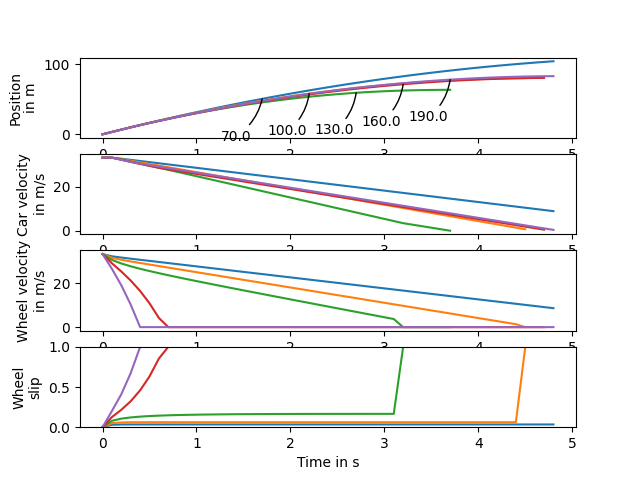

Python code for this plot:
# Uses the Backward Euler Method to model the wheel rim velocity for one corner of a 
# car.  Then uses the Newton-Raphson Method in the solver provided to solve this 
# implicit equation.  


import matplotlib.pyplot as plt
import numpy
import math

## Change h from 0.01 to 0.1 for submitting
h = 0.1 # s
mass_quarter_car = 250. # kg
mass_effective_wheel = 20. # kg
g = 9.81 # m / s2

end_time = 5. # s
num_steps = int(end_time / h)

def friction_coeff(slip):
    return 1.1 * (1. - math.exp(-20. * slip)) - 0.4 * slip

def solve(w1, c, d, f, k): # returns the solution w2
    if k >= 0.: # don't spin the wheel backward!
        return 0.
    else: # implement Newton-Raphson
        w_old = w1
        done = False           
        while not done:
            w_new = w_old - (c * w_old + d * math.exp(f * w_old) + k) / (c + d * f * math.exp(f * w_old))
            done = (math.fabs(w_new - w_old) < math.fabs(w_new + w_old) * 1e-12) 
            w_old = w_new
        return w_new

def wheel_slip():
    w = numpy.zeros(num_steps + 1) # m / s
    v = numpy.zeros(num_steps + 1) # m / s
    x = numpy.zeros(num_steps + 1) # m
    times = h * numpy.array(range(num_steps + 1))

    axes_x = plt.subplot(411)
    axes_v = plt.subplot(412)
    axes_w = plt.subplot(413)
    axes_s = plt.subplot(414)

    axes_x.set_ylabel('Position\nin m', multialignment = 'center')
    axes_v.set_ylabel('Car velocity\nin m/s', multialignment = 'center')
    axes_w.set_ylabel('Wheel velocity\nin m/s', multialignment = 'center')
    axes_s.set_ylabel('Wheel\nslip', multialignment = 'center')
    axes_s.set_xlabel('Time in s')
    axes_s.set_ylim(0., 1.)
    b_values = numpy.arange(70., 190.1, 30.) # m / s2
    for b in b_values:
        x[0] = 0.
        v[0] = 120. * 1000. / 3600. # 120 km / h    
        w[0] = v[0]
        
        for step in range(num_steps):
            if v[step] < 0.01: # Did we already come to a complete stop?
                break
            s = max(0., 1. - w[step] / v[step]) # clamps the value at zero to reduce numerical instability
            force = friction_coeff(s) * mass_quarter_car * g
            v[step + 1] = v[step] - h * force / mass_quarter_car
            x[step + 1] = x[step] + h * v[step]
            
            gmm=g*mass_quarter_car/mass_effective_wheel
            c=1-0.4*h/v[step+1]*gmm
            d=1.1*h*gmm*math.exp(-20)
            f=20/v[step+1]
            k=-w[step]+h*(-0.7*gmm+b)
            w[step + 1] = solve(w[step],c,d,f,k)
            w[step + 1] = max(0., w[step + 1]) # clamps the value of w at zero so that the brake can't spin the wheel backward

        axes_x.plot(times[:step], x[:step])
        axes_v.plot(times[:step], v[:step])
        axes_w.plot(times[:step], w[:step])
        axes_s.plot(times[:step], 1. - w[:step] / v[:step])
        p = int((0.35 + 0.4 * (b - b_values[0]) / (b_values[-1] - b_values[0])) * num_steps)
        axes_x.annotate(b, (times[p], x[p]),
                               xytext = (-30, -30), textcoords = 'offset points',
                               arrowprops = dict(arrowstyle = '-', connectionstyle = 'arc3, rad = 0.2', shrinkB = 0.))

    return x, v, w

x, v, w = wheel_slip()
plt.show()
